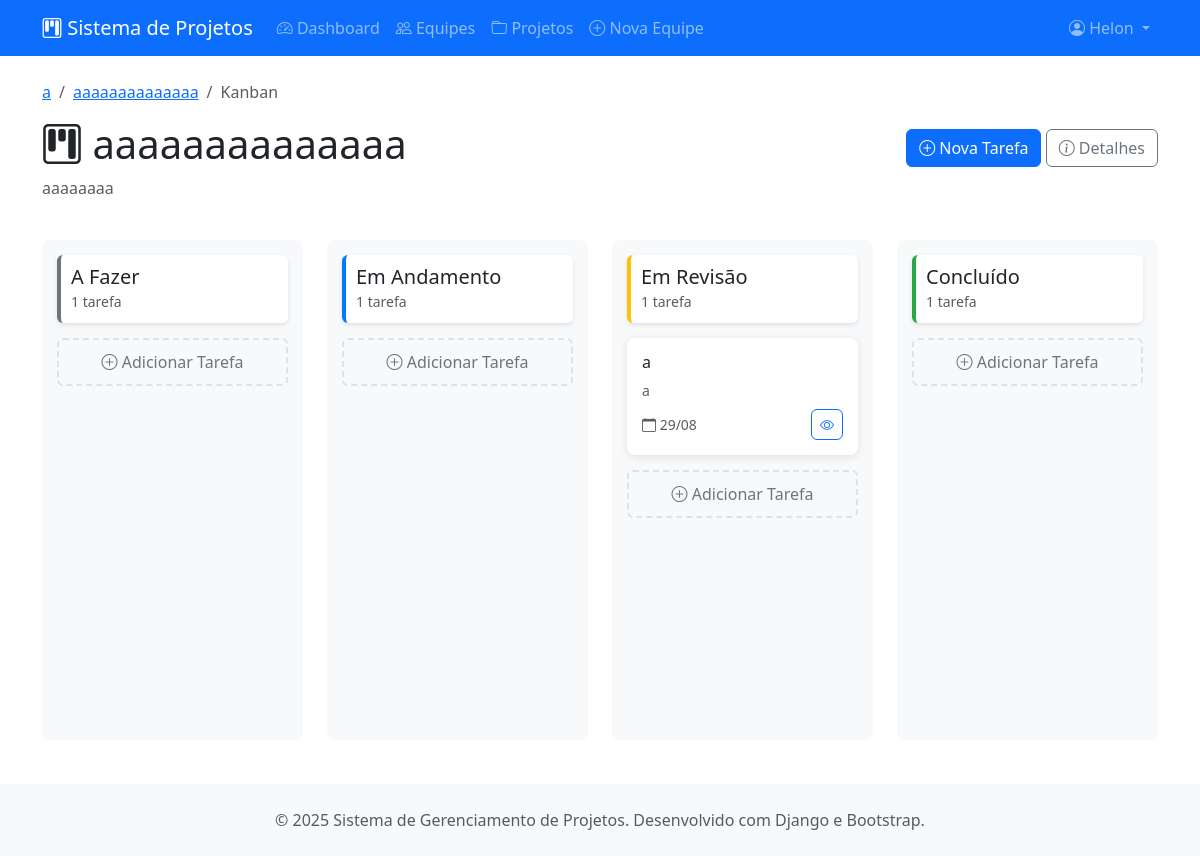
Page /projetos/projetos/1/kanban/ (signed in) on the committed database.
### projetos/models.py (models this page shows, shortened)
class Projeto(models.Model):
    PRIORIDADE_CHOICES = [
        ('baixa', 'Baixa'),
        ('media', 'Média'),
        ('alta', 'Alta'),
        ('urgente', 'Urgente'),
    ]
    titulo = models.CharField(max_length=200, verbose_name="Título")
    descricao = models.TextField(verbose_name="Descrição")
    equipe = models.ForeignKey(Equipe, on_delete=models.CASCADE, related_name="projetos")
    criado_por = models.ForeignKey(User, on_delete=models.CASCADE, related_name="projetos_criados")
    criado_em = models.DateTimeField(auto_now_add=True)
    atualizado_em = models.DateTimeField(auto_now=True)
    data_inicio = models.DateField(verbose_name="Data de Início")
    data_fim = models.DateField(verbose_name="Data de Conclusão")
    prioridade = models.CharField(max_length=10, choices=PRIORIDADE_CHOICES, default='media')
    ativo = models.BooleanField(default=True, verbose_name="Projeto Ativo")
    class Meta:
        verbose_name = "Projeto"
        verbose_name_plural = "Projetos"
        ordering = ["-criado_em"]

class Equipe(models.Model):
    nome = models.CharField(max_length=100, verbose_name="Nome da Equipe")
    descricao = models.TextField(blank=True, verbose_name="Descrição")
    criada_em = models.DateTimeField(auto_now_add=True)
    criada_por = models.ForeignKey(User, on_delete=models.CASCADE, related_name="equipes_criadas")
    ativa = models.BooleanField(default=True, verbose_name="Equipe Ativa")
    class Meta:
        verbose_name = "Equipe"
        verbose_name_plural = "Equipes"
        ordering = ["nome"]

class StatusTarefa(models.Model):
    nome = models.CharField(max_length=50, verbose_name="Nome do Status")
    cor = models.CharField(max_length=7, default="#007bff", verbose_name="Cor (Hex)")
    ordem = models.PositiveIntegerField(unique=True, verbose_name="Ordem")
    equipe = models.ForeignKey(Equipe, on_delete=models.CASCADE, related_name="status_tarefas")
    class Meta:
        verbose_name = "Status da Tarefa"
        verbose_name_plural = "Status das Tarefas"
        ordering = ["ordem"]
        unique_together = ['ordem', 'equipe']

class Tarefa(models.Model):
    PRIORIDADE_CHOICES = [
        ('baixa', 'Baixa'),
        ('media', 'Média'),
        ('alta', 'Alta'),
        ('urgente', 'Urgente'),
    ]
    titulo = models.CharField(max_length=200, verbose_name="Título")
    descricao = models.TextField(verbose_name="Descrição")
    projeto = models.ForeignKey(Projeto, on_delete=models.CASCADE, related_name="tarefas")
    status = models.ForeignKey(StatusTarefa, on_delete=models.CASCADE, related_name="tarefas")
    criada_por = models.ForeignKey(User, on_delete=models.CASCADE, related_name="tarefas_criadas")
    criada_em = models.DateTimeField(auto_now_add=True)
    atualizada_em = models.DateTimeField(auto_now=True)
    data_limite = models.DateTimeField(blank=True, null=True, verbose_name="Data Limite")
    prioridade = models.CharField(max_length=10, choices=PRIORIDADE_CHOICES, default='media')
    etiquetas = models.ManyToManyField(Etiqueta, blank=True, related_name="tarefas")
    ordem = models.PositiveIntegerField(default=0, verbose_name="Ordem na Coluna")
    class Meta:
        verbose_name = "Tarefa"
        verbose_name_plural = "Tarefas"
        ordering = ["ordem", "-criada_em"]

### projetos/views.py (the view)
# urls.py: path('projetos/<int:pk>/kanban/', views.KanbanView.as_view(), name='kanban-projeto'),
class KanbanView(LoginRequiredMixin, DetailView):
    model = Projeto
    template_name = 'projetos/kanban/quadro.html'
    context_object_name = 'projeto'
    def get_context_data(self, **kwargs):
        context = super().get_context_data(**kwargs)
        context['status_list'] = self.object.equipe.status_tarefas.all()
        context['etiquetas'] = self.object.equipe.etiquetas.all()
        return context

### projetos/templates/projetos/kanban/quadro.html (shortened to what this page needs)
{% extends 'projetos/base.html' %}
{% load static %}
{% block content %}
<div class="row">
    <div class="col-12">
        <div class="d-flex justify-content-between align-items-center mb-4">
            <div>
                <nav aria-label="breadcrumb">
                    <ol class="breadcrumb">
                        <li class="breadcrumb-item">
                            <a href="{% url 'projetos:detalhe-equipe' projeto.equipe.pk %}">{{ projeto.equipe.nome }}</a>
                        </li>
                        <li class="breadcrumb-item">
                            <a href="{% url 'projetos:detalhe-projeto' projeto.pk %}">{{ projeto.titulo }}</a>
                        </li>
                        <li class="breadcrumb-item active">Kanban</li>
                    </ol>
                </nav>
                <h1><i class="bi bi-kanban"></i> {{ projeto.titulo }}</h1>
                <p class="text-muted">{{ projeto.descricao }}</p>
            </div>
            <div>
                {% if user.perfil.tipo_usuario in 'admin,membro' %}
                <a href="{% url 'projetos:criar-tarefa' projeto.pk %}" class="btn btn-primary">
                    <i class="bi bi-plus-circle"></i> Nova Tarefa
                </a>
                {% endif %}
                <a href="{% url 'projetos:detalhe-projeto' projeto.pk %}" class="btn btn-outline-secondary">
                    <i class="bi bi-info-circle"></i> Detalhes
                </a>
            </div>
        </div>
    </div>
</div>
<div class="row">
    {% for status in status_list %}
        <div class="col-md-3">
            <div class="kanban-column">
                <div class="kanban-column-header" style="border-left-color: {{ status.cor }}">
                    <h5 class="mb-0">{{ status.nome }}</h5>
                    <small class="text-muted">
                        {{ projeto.tarefas.all|length }} tarefa{{ projeto.tarefas.all|length|pluralize }}
                    </small>
                </div>
                <div class="kanban-tasks" data-status-id="{{ status.id }}">
                    {% for tarefa in projeto.tarefas.all %}
                        {% if tarefa.status.id == status.id %}
                            <div class="task-card" data-task-id="{{ tarefa.id }}" draggable="true">
                                <div class="d-flex justify-content-between align-items-start mb-2">
                                    <h6 class="mb-0">{{ tarefa.titulo }}</h6>
                                    <span class="badge priority-badge bg-{{ tarefa.prioridade }}">
                                    </span>
                                </div>
                                <p class="text-muted small mb-2">
                                    {{ tarefa.descricao|truncatewords:15 }}
                                </p>
                                <div class="d-flex justify-content-between align-items-center">
                                    <small class="text-muted">
                                        {% if tarefa.data_limite %}
                                            <i class="bi bi-calendar"></i> {{ tarefa.data_limite|date:"d/m" }}
                                        {% endif %}
                                    </small>
                                    <a href="{% url 'projetos:detalhe-tarefa' tarefa.pk %}" class="btn btn-sm btn-outline-primary">
                                        <i class="bi bi-eye"></i>
                                    </a>
                                </div>
                            </div>
                        {% endif %}
                    {% endfor %}
                    {% if user.perfil.tipo_usuario in 'admin,membro' %}
                    <button class="add-task-btn" onclick="window.location.href='{% url 'projetos:criar-tarefa' projeto.pk %}?status={{ status.id }}'">
                        <i class="bi bi-plus-circle"></i> Adicionar Tarefa
                    </button>
                    {% endif %}
                </div>
            </div>
        </div>
    {% endfor %}
</div>
{% endblock %}

### projetos/templates/projetos/base.html (shortened to what this page needs)
{% load static %}
<!DOCTYPE html>
<html lang="pt-br">
<head>
    <link href="https://cdn.jsdelivr.net/npm/bootstrap@5.3.0/dist/css/bootstrap.min.css" rel="stylesheet">
    <link href="https://cdn.jsdelivr.net/npm/bootstrap-icons@1.10.0/font/bootstrap-icons.css" rel="stylesheet">
    <link href="{% static 'css/estilo.css' %}" rel="stylesheet">
    <link href="{% static 'css/forms.css' %}" rel="stylesheet">
</head>
<body class="d-flex flex-column min-vh-100">
    <nav class="navbar navbar-expand-lg navbar-dark bg-primary">
        <div class="container">
            <a class="navbar-brand" href="{% url 'projetos:dashboard' %}">
                <i class="bi bi-kanban"></i> Sistema de Projetos
            </a>
            <div class="collapse navbar-collapse" id="navbarNav">
                <ul class="navbar-nav me-auto">
                    <li class="nav-item">
                        <a class="nav-link" href="{% url 'projetos:dashboard' %}">
                            <i class="bi bi-speedometer2"></i> Dashboard
                        </a>
                    </li>
                    <li class="nav-item">
                        <a class="nav-link" href="{% url 'projetos:lista-equipes' %}">
                            <i class="bi bi-people"></i> Equipes
                        </a>
                    </li>
                    <li class="nav-item">
                        <a class="nav-link" href="{% url 'projetos:lista-projetos' %}">
                            <i class="bi bi-folder"></i> Projetos
                        </a>
                    </li>
                    {% if user.perfil.tipo_usuario == 'admin' %}
                    <li class="nav-item">
                        <a class="nav-link" href="{% url 'projetos:criar-equipe' %}">
                            <i class="bi bi-plus-circle"></i> Nova Equipe
                        </a>
                    </li>
                    {% endif %}
                </ul>
                <ul class="navbar-nav">
                    {% if user.is_authenticated %}
                        <li class="nav-item dropdown">
                            <a class="nav-link dropdown-toggle" href="#" id="navbarDropdown" role="button" data-bs-toggle="dropdown">
                                <i class="bi bi-person-circle"></i> {{ user.username }}
                            </a>
                        </li>
                    {% endif %}
                </ul>
            </div>
        </div>
    </nav>
    <main class="container my-4 flex-grow-1">
        {% block content %}{% endblock %}
    </main>
    <footer class="bg-light py-4 mt-auto">
        <div class="container text-center">
            <p class="text-muted mb-0">
                &copy; 2025 Sistema de Gerenciamento de Projetos. Desenvolvido com Django e Bootstrap.
            </p>
        </div>
    </footer>
</body>
</html>

### static/css/estilo.css (style rules this page uses)
* { padding: 0; }

### static/css/forms.css (style rules this page uses)
.btn { border-radius: 0.375rem; font-weight: 500; transition: all 0.15s ease-in-out; }
.btn-primary { background-color: #0d6efd; border-color: #0d6efd; }
.btn-outline-primary { color: #0d6efd; border-color: #0d6efd; }
footer { margin-top: auto; }

### projetos/templates/projetos/kanban/quadro.html (style rules this page uses)
.kanban-column { min-height: 500px; background-color: #f8f9fa; border-radius: 8px; padding: 15px; margin-bottom: 20px; }
.kanban-column-header { background-color: #fff; padding: 10px; border-radius: 6px; margin-bottom: 15px; border-left: 4px solid; box-shadow: 0 2px 4px rgba(0,0,0,0.1); }
.task-card { background-color: #fff; border-radius: 8px; padding: 15px; margin-bottom: 15px; box-shadow: 0 2px 8px rgba(0,0,0,0.1); cursor: move; transition: transform 0.2s, box-shadow 0.2s; }
.priority-badge { font-size: 0.75rem; padding: 2px 6px; }
.add-task-btn { width: 100%; padding: 10px; border: 2px dashed #dee2e6; background-color: transparent; color: #6c757d; border-radius: 6px; transition: all 0.2s; }

### rows in the picture
Projeto: equipe.nome "a", titulo "aaaaaaaaaaaaaa", descricao "aaaaaaaa", tarefas.all|length "1"
StatusTarefa: nome "A Fazer"
StatusTarefa: nome "Em Andamento"
StatusTarefa: nome "Em Revisão"
Tarefa: titulo "a", descricao "a", data_limite "29/08"
StatusTarefa: nome "Concluído"

### other values in the picture
{{ user.username }} "Helon"
